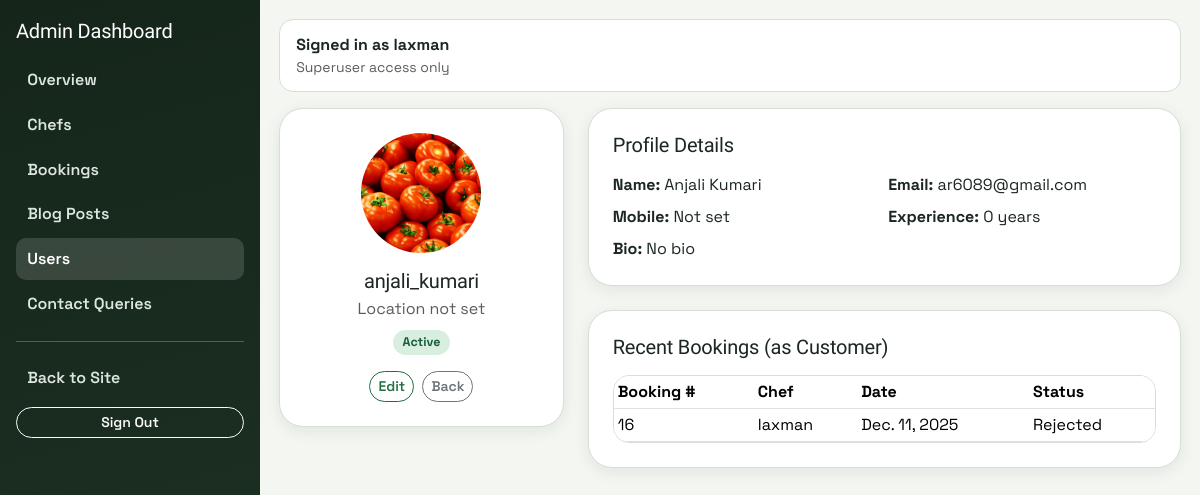
Page /myadmin/users/view/17/ (signed in) on the committed database.
### accounts/models.py (models this page shows, shortened)
class Profile(models.Model):
    user = models.OneToOneField(settings.AUTH_USER_MODEL, on_delete=models.CASCADE)
    name = models.CharField(max_length=100)
    email = models.EmailField()
    mobile_number = models.CharField(max_length=15, blank=True, null=True)
    location = models.CharField(max_length=255, blank=True)
    education = models.CharField(max_length=255, blank=True)
    experience = models.IntegerField(default=0)
    speciality = models.TextField(blank=True)
    bio = models.TextField(blank=True)
    dishes = models.CharField(max_length=255, default="Not specified")
    profile_image = models.ImageField(upload_to=user_directory_path, blank=True, null=True)

### booking/models.py (models this page shows, shortened)
class Booking(models.Model):
    STATUS_CHOICES = [
        ('Pending', 'Pending'),
        ('Accepted', 'Accepted'),
        ('Rejected', 'Rejected'),
    ]
    customer = models.ForeignKey(settings.AUTH_USER_MODEL, on_delete=models.CASCADE)
    chef = models.ForeignKey('Chef', on_delete=models.CASCADE)
    date = models.DateField()
    time = models.TimeField()
    person = models.PositiveIntegerField()
    total_price = models.DecimalField(max_digits=8, decimal_places=2)
    status = models.CharField(max_length=20, choices=STATUS_CHOICES, default='Pending', db_index=True)
    is_deleted = models.BooleanField(default=False, db_index=True)
    deleted_at = models.DateTimeField(blank=True, null=True)
    deleted_by = models.ForeignKey(
        settings.AUTH_USER_MODEL,
        on_delete=models.SET_NULL,
        null=True,
        blank=True,
        related_name="deleted_bookings",
    )
    objects = ActiveBookingManager()
    all_objects = BookingQuerySet.as_manager()
    class Meta:
        indexes = [
            models.Index(fields=["date"]),
            models.Index(fields=["status", "date"]),
            models.Index(fields=["is_deleted", "date"]),
        ]

class Chef(models.Model):
    user = models.OneToOneField(settings.AUTH_USER_MODEL, on_delete=models.CASCADE)
    name = models.CharField(max_length=100)
    specialty = models.CharField(max_length=200)
    experience = models.PositiveIntegerField()  # years
    team_members = models.PositiveIntegerField(
        validators=[MinValueValidator(2)],
        blank=True,
        null=True
    )
    price_per_person = models.DecimalField(max_digits=8, decimal_places=2)
    image = models.ImageField(upload_to='chef_dishes/', blank=True, null=True)

### custom_admin/views.py (the view)
# urls.py: path("users/view/<int:pk>/", views.user_view, name="user_view"),
@admin_required
def user_view(request, pk):
    profile = get_object_or_404(Profile.objects.select_related("user"), pk=pk)
    recent_bookings = (
        Booking.objects.select_related("chef")
        .filter(customer=profile.user)
        .order_by("-date", "-time")[:8]
    )
    return render(request, "custom_admin/user_view.html", {"profile": profile, "recent_bookings": recent_bookings})

### booking/context_processors.py (called while the page is built)
def chef_context(request):
    chef = None
    profile = None
    is_admin_user = False
    if request.user.is_authenticated:
        chef = Chef.objects.filter(user=request.user).first()
        profile = getattr(request.user, "profile", None)
        is_admin_user = request.user.is_superuser
    return {"chef": chef, "user_profile": profile, "is_admin_user": is_admin_user}

### booking/models.py (called while the page is built)
    def active(self):
        return self.filter(is_deleted=False)

    def get_queryset(self):
        return BookingQuerySet(self.model, using=self._db).active()

### custom_admin/views.py (called while the page is built)
def admin_required(view_func):
    @wraps(view_func)
    def wrapper(request, *args, **kwargs):
        if not request.user.is_authenticated:
            login_url = reverse("custom_admin:login")
            return redirect(f"{login_url}?next={request.path}")
        if not request.user.is_superuser:
            return HttpResponseForbidden("You do not have permission to access this module.")
        return view_func(request, *args, **kwargs)
    return wrapper

### custom_admin/templates/custom_admin/user_view.html (shortened to what this page needs)
{% extends "custom_admin/base.html" %}
{% load static %}
{% block content %}
<div class="row g-4">
  <div class="col-lg-4">
    <div class="page-card p-4 text-center">
      {% if profile.profile_image %}
      <img src="{{ profile.profile_image.url }}" alt="Profile" style="width:120px;height:120px;object-fit:cover;border-radius:50%;" loading="lazy" />
      {% else %}
      <img src="{% static 'images/default-chef.jpg' %}" alt="Profile" style="width:120px;height:120px;object-fit:cover;border-radius:50%;" loading="lazy" />
      {% endif %}
      <h2 class="h5 mt-3 mb-1">{{ profile.user.username }}</h2>
      <p class="text-muted mb-2">{{ profile.location|default:"Location not set" }}</p>
      {% if profile.user.is_active %}
      <span class="status-pill status-accepted">Active</span>
      {% else %}
      <span class="status-pill status-rejected">Inactive</span>
      {% endif %}
      <div class="mt-3 d-flex gap-2 justify-content-center">
        <a href="{% url 'custom_admin:user_edit' profile.pk %}" class="btn btn-outline-primary btn-sm">Edit</a>
        <a href="{% url 'custom_admin:user_list' %}" class="btn btn-outline-secondary btn-sm">Back</a>
      </div>
    </div>
  </div>
  <div class="col-lg-8">
    <div class="page-card p-4 mb-4">
      <h3 class="h5 mb-3">Profile Details</h3>
      <div class="row g-2">
        <div class="col-md-6"><strong>Name:</strong> {{ profile.name|default:"Not set" }}</div>
        <div class="col-md-6"><strong>Email:</strong> {{ profile.user.email|default:"Not set" }}</div>
        <div class="col-md-6"><strong>Mobile:</strong> {{ profile.mobile_number|default:"Not set" }}</div>
        <div class="col-md-6"><strong>Experience:</strong> {{ profile.experience }} years</div>
        <div class="col-12"><strong>Bio:</strong> {{ profile.bio|default:"No bio" }}</div>
      </div>
    </div>
    <div class="page-card p-4">
      <h3 class="h5 mb-3">Recent Bookings (as Customer)</h3>
      <div class="data-table-wrap">
        <table class="table table-sm mb-0">
          <thead><tr><th>Booking #</th><th>Chef</th><th>Date</th><th>Status</th></tr></thead>
          <tbody>
            {% for b in recent_bookings %}
            <tr><td>{{ b.pk }}</td><td>{{ b.chef.name }}</td><td>{{ b.date }}</td><td>{{ b.status }}</td></tr>
            {% empty %}
            <tr><td colspan="4">No bookings by this user.</td></tr>
            {% endfor %}
          </tbody>
        </table>
      </div>
    </div>
  </div>
</div>
{% endblock %}

### custom_admin/templates/custom_admin/base.html (shortened to what this page needs)
{% load static %}
<!DOCTYPE html>
<html lang="en">
<head>
  <link href="https://cdn.jsdelivr.net/npm/bootstrap@5.3.3/dist/css/bootstrap.min.css" rel="stylesheet" />
  <link href="{% static 'css/site.css' %}" rel="stylesheet" />
</head>
<body>
  <div class="admin-shell">
    <aside class="admin-sidebar">
      <h1 class="h5 text-white mb-3">Admin Dashboard</h1>
      <a href="{% url 'custom_admin:dashboard' %}" class="{% if request.resolver_match.url_name == 'dashboard' %}active{% endif %}">Overview</a>
      <a href="{% url 'custom_admin:chef_list' %}" class="{% if request.resolver_match.url_name == 'chef_list' or request.resolver_match.url_name == 'chef_add' or request.resolver_match.url_name == 'chef_edit' %}active{% endif %}">Chefs</a>
      <a href="{% url 'custom_admin:booking_list' %}" class="{% if request.resolver_match.url_name == 'booking_list' or request.resolver_match.url_name == 'booking_view' %}active{% endif %}">Bookings</a>
      <a href="{% url 'custom_admin:blog_list' %}" class="">Blog Posts</a>
      <a href="{% url 'custom_admin:user_list' %}" class="{% if request.resolver_match.url_name == 'user_list' or request.resolver_match.url_name == 'user_view' or request.resolver_match.url_name == 'user_edit' %}active{% endif %}">Users</a>
      <a href="{% url 'custom_admin:contact_query_list' %}" class="{% if request.resolver_match.url_name == 'contact_query_list' or request.resolver_match.url_name == 'contact_query_view' %}active{% endif %}">Contact Queries</a>
      <hr class="border-light" />
      <a href="{% url 'home' %}">Back to Site</a>
      <form action="{% url 'custom_admin:logout' %}" method="post" class="mt-2">
        <button type="submit" class="btn btn-outline-light btn-sm w-100">Sign Out</button>
      </form>
    </aside>
    <main class="admin-main">
      <div class="admin-topbar d-flex justify-content-between align-items-center">
        <div>
          <strong>Signed in as {{ request.user.username }}</strong>
          <div class="text-muted small">Superuser access only</div>
        </div>
      </div>
      {% block content %}{% endblock %}
    </main>
  </div>
</body>
</html>

### static/css/site.css (style rules this page uses)
:root { --bg: #f5f7f3; --surface: #ffffff; --surface-muted: #eef2ea; --text: #1b2720; --text-muted: #4b5d50; --primary: #1f6f43; --primary-strong: #165233; --accent: #b87a2a; --border: #d7ded5; --danger: #a53838; --radius-sm: 10px; --radius-md: 16px; --radius-lg: 24px; --shadow-sm: 0 4px 16px rgba(22, 38, 28, 0.08); --shadow-md: 0 12px 36px rgba(22, 38, 28, 0.13); }
* { box-sizing: border-box; }
html, body { margin: 0; padding: 0; }
body { font-family: "Space Grotesk", "Segoe UI", sans-serif; color: var(--text); background: radial-gradient(circle at 10% 10%, #dfeadb 0%, rgba(223, 234, 219, 0) 40%), linear-gradient(180deg, #f9fbf8 0%, #eef3ec 100%); min-height: 100vh; }
h1, h2, h3, h4, h5, h6 { font-family: "Sora", "Segoe UI", sans-serif; letter-spacing: -0.01em; margin-top: 0; color: #132117; }
a { color: var(--primary); }
.page-card { background: var(--surface); border: 1px solid var(--border); border-radius: var(--radius-lg); box-shadow: var(--shadow-sm); }
.btn { border-radius: 999px; font-weight: 600; }
.btn-outline-primary { color: var(--primary); border-color: var(--primary); }
.data-table-wrap { overflow: auto; border: 1px solid var(--border); border-radius: var(--radius-md); background: var(--surface); }
table { margin: 0; }
thead th { background: #edf3ec; color: #1d2f24; border-bottom-width: 1px; }
.status-pill { display: inline-block; padding: 0.2rem 0.6rem; border-radius: 999px; font-size: 0.78rem; font-weight: 700; }
.status-accepted { background: #d8efe0; color: #195d36; }

### custom_admin/templates/custom_admin/base.html (style rules this page uses)
.admin-shell { min-height: 100vh; display: grid; grid-template-columns: 260px 1fr; }
.admin-sidebar { background: linear-gradient(165deg, #15251a, #1e3324); color: #dce7df; padding: 1.2rem 1rem; }
.admin-sidebar a { color: #dce7df; text-decoration: none; display: block; padding: .55rem .7rem; border-radius: 10px; margin-bottom: .2rem; font-weight: 600; }
.admin-sidebar a:hover, .admin-sidebar a.active { background: rgba(255,255,255,.14); color: #fff; }
.admin-main { padding: 1.2rem; background: #f3f6f1; }
.admin-topbar { background: #fff; border: 1px solid #d7ded5; border-radius: 14px; padding: .8rem 1rem; margin-bottom: 1rem; }

### rows in the picture
Profile: profile_image (picture), user.username "anjali_kumari", location "Location not set", name "Anjali Kumari", user.email "ar6089@gmail.com", mobile_number "Not set", experience "0", bio "No bio"
Booking: pk "16", chef.name "laxman", date "Dec. 11, 2025", status "Rejected"

### other values in the picture
{{ request.user.username }} "laxman"
